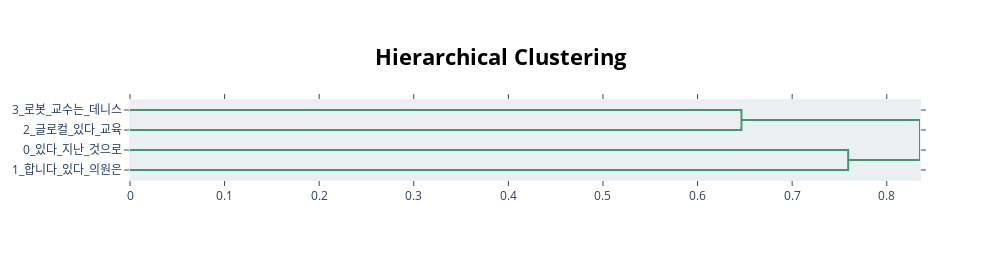

The notebook cell this image was saved under:
### Code cell
model.visualize_hierarchy(top_n_topics=10)

### Figure 1 — Plotly figure (JSON) as saved in the notebook; plotly's stock layout.template omitted (floating-point values rounded to 4 significant figures)
{"data": [{"hoverinfo": "text", "marker": {"color": "rgb(61,153,112)"}, "mode": "lines", "type": "scatter", "x": [0, 0.6464, 0.6464, 0], "xaxis": "x", "y": [-5, -5, -15, -15], "yaxis": "y"}, {"hoverinfo": "text", "marker": {"color": "rgb(61,153,112)"}, "mode": "lines", "type": "scatter", "x": [0, 0.7592, 0.7592, 0], "xaxis": "x", "y": [-25, -25, -35, -35], "yaxis": "y"}, {"hoverinfo": "text", "marker": {"color": "rgb(61,153,112)"}, "mode": "lines", "type": "scatter", "x": [0.6464, 0.8351, 0.8351, 0.7592], "xaxis": "x", "y": [-10, -10, -30, -30], "yaxis": "y"}], "layout": {"autosize": false, "height": 260, "hoverlabel": {"bgcolor": "white", "font": {"family": "Rockwell", "size": 16}}, "hovermode": "closest", "plot_bgcolor": "#ECEFF1", "showlegend": false, "title": {"font": {"color": "Black", "size": 22}, "text": "<b>Hierarchical Clustering</b>", "x": 0.5, "xanchor": "center", "yanchor": "top"}, "width": 1000, "xaxis": {"mirror": "allticks", "rangemode": "tozero", "showgrid": false, "showline": true, "showticklabels": true, "ticks": "outside", "type": "linear", "zeroline": false}, "yaxis": {"mirror": "allticks", "range": [-40, 0], "rangemode": "tozero", "showgrid": false, "showline": true, "showticklabels": true, "tickmode": "array", "ticks": "outside", "ticktext": ["3_로봇_교수는_데니스", "2_글로컬_있다_교육", "0_있다_지난_것으로", "1_합니다_있다_의원은"], "tickvals": [-5, -15, -25, -35], "type": "linear", "zeroline": false}}}
